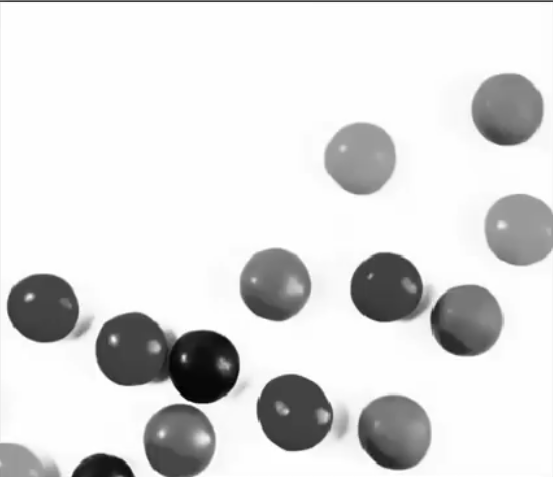
#> input picture Basic/data/balls.png, 553 x 477 px
$ jupyter execute LA3_Edge_detection.ipynb
#> lines starting #> are read from the running program, lines starting #| are printed output that depends on the picture
[cell 1]
import cv2

[cell 2]
import cv2
import numpy as np
img = cv2.imread('data/balls.png',0)
#> img is the input picture: shape (477, 553); min 0, max 255, mean 220.6

## Canny Edge Detection

[cell 3]
def nothing(x):
    pass

cv2.namedWindow('Trackbars')
cv2.createTrackbar('RMin','Trackbars',0,255, nothing)
cv2.createTrackbar('RMax','Trackbars',0,255, nothing)

while(1):
    threshMin = cv2.getTrackbarPos('RMin','Trackbars')
    threshMax = cv2.getTrackbarPos('RMax','Trackbars')
    edge = cv2.Canny(img, threshMin, threshMax)
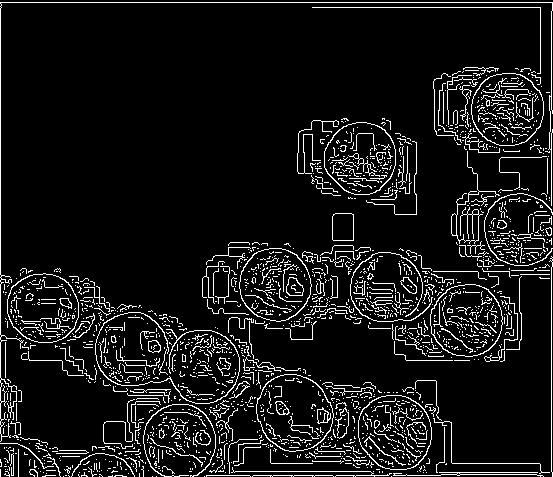
#> edge: shape (477, 553); 8.6% white in thin lines or dots
    cv2.imshow("Image", img)
    cv2.imshow("Edges", edge)

    if cv2.waitKey(1) & 0xFF == ord('q'):
#> (key q is pressed here)
        break
cv2.destroyAllWindows()


$ run again, with Basic/data/fruit.png copied over Basic/data/balls.png
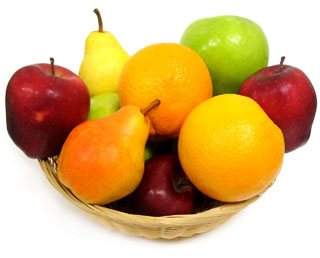
#> input picture Basic/data/fruit.png, 320 x 258 px
#> `img = cv2.imread('data/balls.png',0)`:
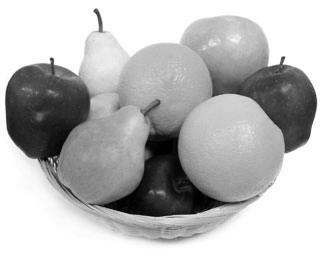
#> img: shape (258, 320); min 0, max 255, mean 183
#> `edge = cv2.Canny(img, threshMin, threshMax)`:
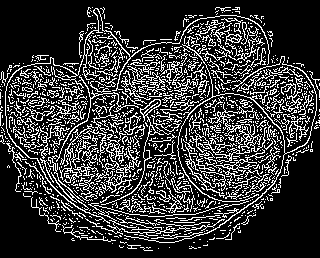
#> edge: shape (258, 320); 21.6% white in thin lines or dots
